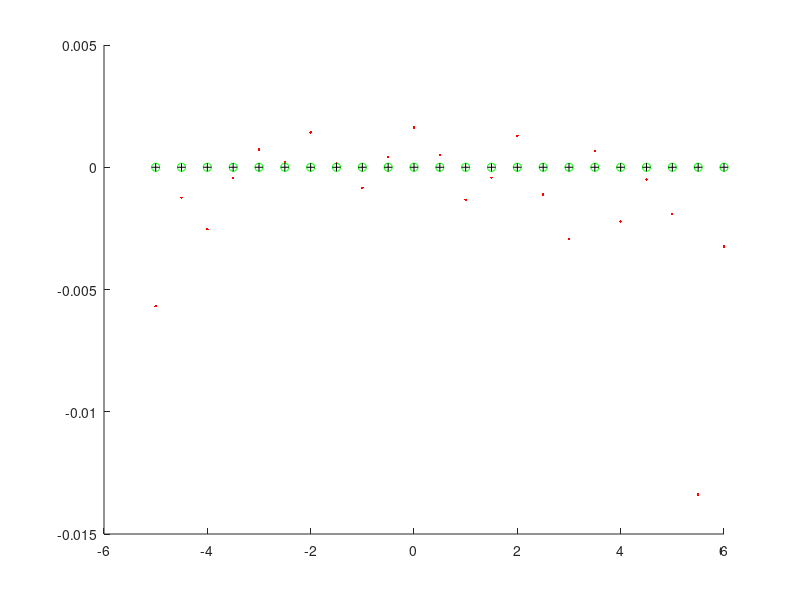

MATLAB code to generate this figure:
function[]=Q1()
    format long e;
    degree=19;
    t=-5:.5:6;
    b=(sin(pi*t/5)+(t/5))';
    deg=0:degree;
    for i = 1:length(b)
        A(i,:)=t(i).^deg;
    end
    
    % Part a
    p1=A\b;
    r1=b-(A*p1);
    
    % Part b
    p2=(A'*A)\(A'*b);
    r2=(A'*b)-(A'*A*p2);
    
    % Part c
    temp = [eye(length(b)) A ; A' zeros(degree+1)];
    rp3 = temp\[b;zeros(length(deg),1)];
    r3 = -rp3(1:length(b));
    p3 = rp3(length(b)+1:degree+length(b)+1);

    % Plotting Graphs
    figure(1);
    hold on;

    plot(t,b-A*p1,'.r');
    plot(t,b-A*p2,'og');
    plot(t,b-A*p3,'+k');
    hold off;
    
    fprintf('Norm of residual in first  part is %e \n',norm(r1,2));
    fprintf('Norm of residual in second part is %e \n',norm(r2,2));
    fprintf('Norm of residual in third  part is %e \n',norm(r3,2));
end